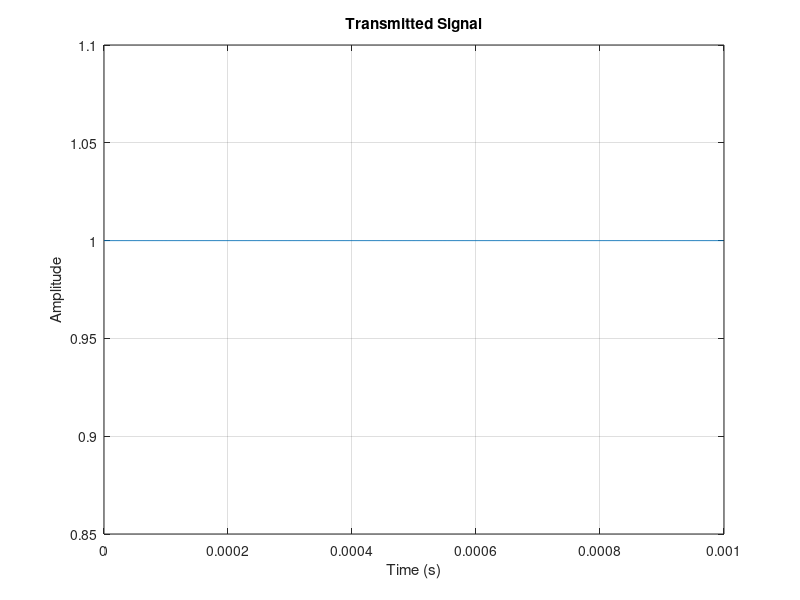
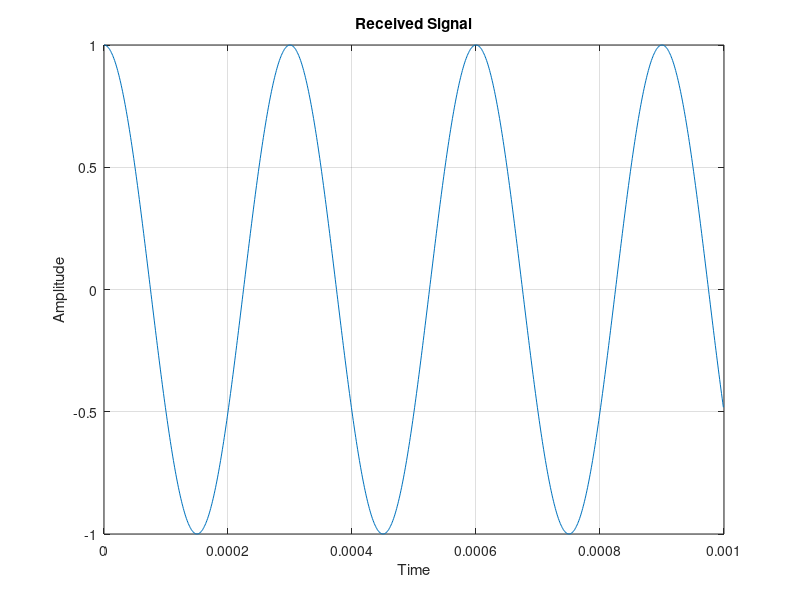
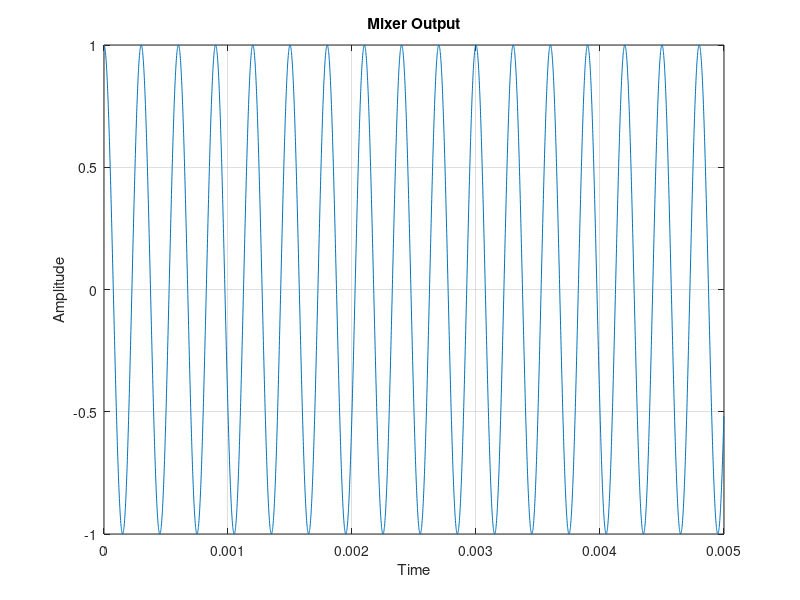
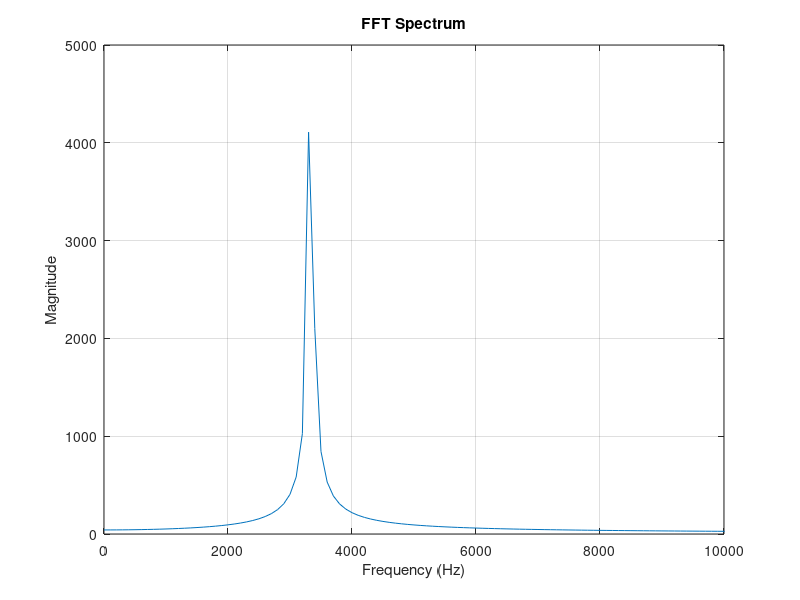

Source code (MATLAB) for these figures, in order:
clc;
clear;
close all;

%% Radar Parameters

fc = 10e9;          % 10 GHz carrier
A = 1;

%% Simulation Parameters

fs = 1e6;           % Sampling frequency
T = 0.01;           % Observation time

t = 0:1/fs:T;

%% Transmitted Signal

tx = A*cos(2*pi*fc*t);

%% Plot

figure;
plot(t(1:1000),tx(1:1000));
xlabel('Time (s)');
ylabel('Amplitude');
title('Transmitted Signal');
grid on;

%% Aircraft Parameters

V = 100;                % m/s

theta = 60*pi/180;      % beam angle

c = 3e8;                % speed of light

lambda = c/fc;

fd = (2*V*cos(theta))/lambda;

disp(['Doppler Frequency = ',num2str(fd),' Hz'])

%% Received Signal

rx = A*cos(2*pi*(fc+fd)*t);

figure;
plot(t(1:1000),rx(1:1000));

xlabel('Time');
ylabel('Amplitude');

title('Received Signal');
grid on;

%% Mixing

beat = tx .* rx;

figure;
plot(t(1:5000),beat(1:5000));

title('Mixer Output');
xlabel('Time');
ylabel('Amplitude');
grid on;

%% FFT

N = length(beat);

FFT_BEAT = fft(beat);

freq = (0:N-1)*(fs/N);

figure;

plot(freq,abs(FFT_BEAT));

xlim([0 10000]);

xlabel('Frequency (Hz)');
ylabel('Magnitude');

title('FFT Spectrum');
grid on;

%% Peak Detection

[~,index] = max(abs(FFT_BEAT));

fd_est = freq(index);

disp(['Estimated Doppler Frequency = ', ...
    num2str(fd_est),' Hz']);

%% Velocity Estimation

V_est = (fd_est*lambda)/(2*cos(theta));

disp(['Estimated Velocity = ', ...
    num2str(V_est),' m/s']);

%% AWGN

SNR = 10;

rx_noisy = awgn(rx,SNR,'measured');

%realistic noisy signal
figure;
plot(t(1:1000), rx_noisy(1:1000));
title('Realistic (Noisy) Received Signal');

beat_noisy = tx .* rx_noisy;
FFT_NOISY = fft(beat_noisy);

figure;

plot(freq,abs(FFT_NOISY));

xlim([0 10000]);

title('FFT with Noise');

xlabel('Frequency');

ylabel('Magnitude');

grid on;

%% Aircraft True Motion

Vx_true = 100;      % m/s
Vy_true = 20;       % m/s

%% Radar

fc = 10e9;
c = 3e8;
lambda = c/fc;

gamma = 60*pi/180;
beta = 45*pi/180;


T = 20;

dt = 0.1;

t = 0:dt:T;

Vx_true = 100 + 20*sin(0.2*t);

Vy_true = 15*cos(0.1*t);

Vz_true = 25*cos(0.05*t);

%% True Accelerations

Ax_true = gradient(Vx_true,dt);

Ay_true = gradient(Vy_true,dt);

Az_true = gradient(Vz_true,dt);

%% INS Measurements

INS_sigma = 0.2;

Ax_INS = Ax_true + INS_sigma*randn(size(t));

Ay_INS = Ay_true + INS_sigma*randn(size(t));

Az_INS = Az_true + INS_sigma*randn(size(t));

figure;

plot(t,Ax_true,'k','LineWidth',2);
hold on;

plot(t,Ax_INS,'r.');

legend('True','INS');

xlabel('Time (s)');
ylabel('Acceleration (m/s^2)');

title('INS Longitudinal Acceleration');

grid on;


%Aircraft Attitude Effects

Roll  = 5*sin(0.05*t);

Pitch = 3*cos(0.04*t);

Yaw   = 2*sin(0.03*t);

Roll_r  = deg2rad(Roll);

Pitch_r = deg2rad(Pitch);

Yaw_r   = deg2rad(Yaw);

figure;

plot(t,Roll,'LineWidth',2);
hold on;

plot(t,Pitch,'LineWidth',2);

plot(t,Yaw,'LineWidth',2);

legend('Roll','Pitch','Yaw');

xlabel('Time (s)');
ylabel('Angle (deg)');

title('Aircraft Attitude');

grid on;
%% Altitude Profile

Altitude = zeros(size(t));

Altitude(1) = 1000;

for k = 2:length(t)

    Altitude(k) = Altitude(k-1) + ...
        Vz_true(k-1)*dt;

end

for k=1:length(t)

    gamma_eff = gamma + Pitch_r(k);

    beta_eff  = beta  + Roll_r(k);

    B = lambda/(8*sin(gamma_eff)*cos(beta_eff));

    C = lambda/(8*sin(gamma_eff)*sin(beta_eff));

    D = lambda/(8*cos(gamma_eff));

    gamma_eff_hist(k)=gamma_eff;
beta_eff_hist(k)=beta_eff;

    % fd1(k) = (2/lambda)*( ...
    %       Vx_true(k)*sin(gamma)*cos(beta)+ ...
    %       Vy_true(k)*sin(gamma)*sin(beta)+ ...
    %       Vz_true(k)*cos(gamma));
    fd1(k) = (2/lambda)*( ...
        Vx_true(k)*sin(gamma_eff)*cos(beta_eff)+ ...
        Vy_true(k)*sin(gamma_eff)*sin(beta_eff)+ ...
        Vz_true(k)*cos(gamma_eff));

% fd2(k) = (2/lambda)*( ...
%           Vx_true(k)*sin(gamma)*cos(beta)- ...
%           Vy_true(k)*sin(gamma)*sin(beta)+ ...
%           Vz_true(k)*cos(gamma));
fd2(k) = (2/lambda)*( ...
    Vx_true(k)*sin(gamma_eff)*cos(beta_eff)- ...
    Vy_true(k)*sin(gamma_eff)*sin(beta_eff)+ ...
    Vz_true(k)*cos(gamma_eff));

% fd3(k) = (2/lambda)*( ...
%          -Vx_true(k)*sin(gamma)*cos(beta)+ ...
%           Vy_true(k)*sin(gamma)*sin(beta)+ ...
%           Vz_true(k)*cos(gamma));
fd3(k) = (2/lambda)*( ...
    -Vx_true(k)*sin(gamma_eff)*cos(beta_eff)+ ...
    Vy_true(k)*sin(gamma_eff)*sin(beta_eff)+ ...
    Vz_true(k)*cos(gamma_eff));

% fd4(k) = (2/lambda)*( ...
%          -Vx_true(k)*sin(gamma)*cos(beta)- ...
%           Vy_true(k)*sin(gamma)*sin(beta)+ ...
%           Vz_true(k)*cos(gamma));
fd4(k) = (2/lambda)*( ...
    -Vx_true(k)*sin(gamma_eff)*cos(beta_eff)- ...
    Vy_true(k)*sin(gamma_eff)*sin(beta_eff)+ ...
    Vz_true(k)*cos(gamma_eff));

end

for k=1:length(t)

    % Vx_est(k)=A*(fd1(k)+fd2(k));
    % 
    % Vy_est(k)=A*(fd1(k)-fd2(k));

    Vx_est(k)=B*( ...
        fd1(k)+fd2(k)-fd3(k)-fd4(k));

    Vy_est(k)=C*( ...
        fd1(k)-fd2(k)+fd3(k)-fd4(k));

    Vz_est(k)=D*( ...
        fd1(k)+fd2(k)+fd3(k)+fd4(k));

end

figure;

plot(t,Vx_true,'LineWidth',2);
hold on;

plot(t,Vx_est,'--','LineWidth',2);

legend('True','Estimated');

xlabel('Time');
ylabel('Velocity');

title('Forward Velocity');
grid on;


%% Altitude Plot

figure;

plot(t,Altitude,'LineWidth',2);

grid on;

xlabel('Time (s)');
ylabel('Altitude (m)');

title('Aircraft Altitude Profile');

SNR_dB = 10;

%% Altitude Dependent SNR Parameters

SNR_ref = 20;

Altitude_ref = 1000;

%% Terrain Reflectivity

TerrainGain = ...
    1 + ...
    0.4*sin(0.03*t) + ...
    0.2*cos(0.07*t);

figure;

plot(t,TerrainGain,'LineWidth',2);

grid on;

xlabel('Time (s)');
ylabel('Terrain Gain');

title('Terrain Reflectivity Model');

for k = 1:length(t)

    signal_power1 = fd1(k)^2;
    noise_power1 = signal_power1/(10^(SNR_dB/10));
    sigma1 = sqrt(noise_power1);

    signal_power2 = fd2(k)^2;
    noise_power2 = signal_power2/(10^(SNR_dB/10));
    sigma2 = sqrt(noise_power2);

    % fd1_m(k) = fd1(k) + sigma1*randn;
    % fd2_m(k) = fd2(k) + sigma2*randn;
        fd1_true = fd1(k);
        fd2_true = fd2(k);
        fd3_true = fd3(k);
        fd4_true = fd4(k);
        % SNR_dB = SNR_ref ...
        %     - 40*log10(Altitude(k)/Altitude_ref);
        SNR_dB = ...
            SNR_ref ...
            - 40*log10(Altitude(k)/Altitude_ref) ...
            + 20*log10(abs(TerrainGain(k)));


        SNR_hist(k) = SNR_dB;
        t_local = 0:1/fs:0.01;
        % t_local = 0:1/fs:0.05;
        rx1 = exp(1j*2*pi*fd1_true*t_local);

rx2 = exp(1j*2*pi*fd2_true*t_local);

rx3 = exp(1j*2*pi*fd3_true*t_local);

rx4 = exp(1j*2*pi*fd4_true*t_local);

        rx1_noisy = awgn(rx1,SNR_dB,'measured');
        rx2_noisy = awgn(rx2,SNR_dB,'measured');
        rx3_noisy = awgn(rx3,SNR_dB,'measured');
        rx4_noisy = awgn(rx4,SNR_dB,'measured');

        FFT1 = fftshift(abs(fft(rx1_noisy)));

FFT2 = fftshift(abs(fft(rx2_noisy)));

FFT3 = fftshift(abs(fft(rx3_noisy)));

FFT4 = fftshift(abs(fft(rx4_noisy)));
        N = length(FFT1);

        f_axis = (-N/2:N/2-1)*(fs/N);
        [~,idx1] = max(FFT1);

if idx1>1 && idx1<length(FFT1)

    alpha = FFT1(idx1-1);
    beta_fft = FFT1(idx1);
    gamma_fft = FFT1(idx1+1);

    p = 0.5*(alpha-gamma_fft) / ...
       (alpha - 2*beta_fft + gamma_fft);
    

else

    p = 0;

end

fd1_est = f_axis(idx1) + p*(fs/N);

        [~,idx2] = max(FFT2);

if idx2>1 && idx2<length(FFT1)

    alpha = FFT2(idx2-1);
    beta_fft = FFT2(idx2);
    gamma_fft = FFT2(idx2+1);

    p = 0.5*(alpha-gamma_fft) / ...
       (alpha - 2*beta_fft + gamma_fft);

else

    p = 0;

end

fd2_est = f_axis(idx2) + p*(fs/N);

        [~,idx3] = max(FFT3);

if idx3>1 && idx3<length(FFT3)

    alpha = FFT3(idx3-1);
    beta_fft = FFT3(idx3);
    gamma_fft = FFT3(idx3+1);

    p = 0.5*(alpha-gamma_fft) / ...
       (alpha - 2*beta_fft + gamma_fft);

else

    p = 0;

end

fd3_est = f_axis(idx3) + p*(fs/N);

        [~,idx4] = max(FFT4);

if idx4>1 && idx4<length(FFT4)

    alpha = FFT4(idx4-1);
    beta_fft = FFT4(idx4);
    gamma_fft = FFT4(idx4+1);

    p = 0.5*(alpha-gamma_fft) / ...
       (alpha - 2*beta_fft + gamma_fft);

else

    p = 0;

end

fd4_est = f_axis(idx4) + p*(fs/N);

        fd1_fft(k) = fd1_est;
        fd2_fft(k) = fd2_est;
        fd3_fft(k)=fd3_est;
        fd4_fft(k)=fd4_est;
        if k==1

            fprintf('\n');

            fprintf('fd1_est = %.2f Hz\n',fd1_est);
            fprintf('fd2_est = %.2f Hz\n',fd2_est);
            fprintf('fd3_est = %.2f Hz\n',fd3_est);
            fprintf('fd4_est = %.2f Hz\n',fd4_est);

        end

        %% 3D Velocity Solver

%        B = lambda/(8*sin(gamma)*cos(beta));
% 
% C = lambda/(8*sin(gamma)*sin(beta));
% 
% D = lambda/(8*cos(gamma));

B = lambda/( ...
    8*sin(gamma_eff_hist(k))* ...
    cos(beta_eff_hist(k)));

C = lambda/( ...
    8*sin(gamma_eff_hist(k))* ...
    sin(beta_eff_hist(k)));

D = lambda/( ...
    8*cos(gamma_eff_hist(k)));

Vx_meas(k)=B*( ...
              fd1_est + fd2_est ...
             -fd3_est - fd4_est );

Vy_meas(k)=C*( ...
              fd1_est - fd2_est ...
             +fd3_est - fd4_est );

Vz_meas(k)=D*( ...
              fd1_est + fd2_est ...
             +fd3_est + fd4_est );

end
fprintf('\nMeasured Vx (first sample) = %.2f\n',Vx_meas(1));
fprintf('Measured Vy (first sample) = %.2f\n',Vy_meas(1));
%% Dynamic SNR Plot

figure;

plot(t,SNR_hist,'LineWidth',2);

grid on;

xlabel('Time (s)');
ylabel('SNR (dB)');

title('Altitude Dependent SNR');


%EKF

% F = eye(3);
F = [1 0 0 dt 0  0
    0 1 0 0  dt 0
    0 0 1 0  0  dt
    0 0 0 1  0  0
    0 0 0 0  1  0
    0 0 0 0  0  1];

% H = eye(3);
H = [1 0 0 0 0 0
     0 1 0 0 0 0
     0 0 1 0 0 0
     0 0 0 1 0 0
     0 0 0 0 1 0
     0 0 0 0 0 1];

% xhat = [Vx_meas(1);
%         Vy_meas(1);
%         Vz_meas(1)];

xhat = [Vx_meas(1);
    Vy_meas(1);
    Vz_meas(1);
    0;
    0;
    0];

% P = eye(3);
P = eye(6);

% Q = 0.5*eye(3);
Q = diag([0.1 0.1 0.1 ...
    0.5 0.5 0.5]);

% R = 2*eye(3);
R = diag([ ...
          1 1 1 ...
          0.2 0.2 0.2 ]);


for k=1:length(t)

    z = [Vx_meas(k);
     Vy_meas(k);
     Vz_meas(k);
     Ax_INS(k);
     Ay_INS(k);
     Az_INS(k)];

    %% Prediction

    xpred = F*xhat;

    Ppred = F*P*F' + Q;

    %% Gain

    K = Ppred*H'/(H*Ppred*H'+R);

    %% Update

    xhat = xpred + K*(z-H*xpred);

    % P = (eye(3)-K*H)*Ppred;
    P = (eye(6)-K*H)*Ppred;

    % Vx_EKF(k)=xhat(1);
    % Vy_EKF(k)=xhat(2);
    % Vz_EKF(k)=xhat(3);

    Vx_EKF(k)=xhat(1);

    Vy_EKF(k)=xhat(2);

    Vz_EKF(k)=xhat(3);

    Ax_EKF(k)=xhat(4);

    Ay_EKF(k)=xhat(5);

    Az_EKF(k)=xhat(6);

end

%% Altitude Estimation

Altitude_EKF = zeros(size(t));

Altitude_EKF(1)=Altitude(1);

for k=2:length(t)

    Altitude_EKF(k)= ...
        Altitude_EKF(k-1)+ ...
        Vz_EKF(k-1)*dt;

end


%% Doppler Frequency Error

Error_fd1 = fd1 - fd1_fft;
Error_fd2 = fd2 - fd2_fft;

RMSE_fd1 = sqrt(mean(Error_fd1.^2));
RMSE_fd2 = sqrt(mean(Error_fd2.^2));

fprintf('\n');
fprintf('fd1 RMSE = %.3f Hz\n',RMSE_fd1);
fprintf('fd2 RMSE = %.3f Hz\n',RMSE_fd2);
figure;

plot(t,Error_fd1,'LineWidth',2);
grid on;

xlabel('Time (s)');
ylabel('Frequency Error (Hz)');
title('Beam 1 Doppler Error');

figure;

plot(t,Error_fd2,'LineWidth',2);
grid on;

xlabel('Time (s)');
ylabel('Frequency Error (Hz)');
title('Beam 2 Doppler Error');

%%%%%%%

figure;

plot(t,Vx_true,'k','LineWidth',2);
hold on;

plot(t,Vx_meas,'r.');

plot(t,Vx_EKF,'b','LineWidth',2);

legend('True','Measured','EKF');

grid on;

figure;

plot(t,Vy_true,'k','LineWidth',2);
hold on;

plot(t,Vy_meas,'r.');

plot(t,Vy_EKF,'b','LineWidth',2);

legend('True','Measured','EKF');

xlabel('Time (s)');
ylabel('Vy (m/s)');
title('Lateral Velocity Estimation');

grid on;

figure;

plot(t,Vz_true,'k','LineWidth',2);
hold on;

plot(t,Vz_meas,'r.');

plot(t,Vz_EKF,'b','LineWidth',2);

legend('True','Measured','EKF');

xlabel('Time (s)');
ylabel('Vz (m/s)');

title('Vertical Velocity Estimation');

grid on;

figure;

plot(t,Ax_true,'k','LineWidth',2);
hold on;

plot(t,Ax_INS,'r.');

plot(t,Ax_EKF,'b','LineWidth',2);

legend('True','INS','EKF');

xlabel('Time (s)');
ylabel('Acceleration (m/s^2)');

title('INS Acceleration Fusion');

grid on;

%% RMSE

RMSE_Vx_Meas = sqrt(mean((Vx_true - Vx_meas).^2));
RMSE_Vx_EKF  = sqrt(mean((Vx_true - Vx_EKF).^2));

RMSE_Vy_Meas = sqrt(mean((Vy_true - Vy_meas).^2));
RMSE_Vy_EKF  = sqrt(mean((Vy_true - Vy_EKF).^2));

fprintf('\n');
fprintf('Vx Measurement RMSE = %.3f m/s\n',RMSE_Vx_Meas);
fprintf('Vx EKF RMSE         = %.3f m/s\n',RMSE_Vx_EKF);

fprintf('\n');

fprintf('Vy Measurement RMSE = %.3f m/s\n',RMSE_Vy_Meas);
fprintf('Vy EKF RMSE         = %.3f m/s\n',RMSE_Vy_EKF);

RMSE_Vz_Meas = ...
    sqrt(mean((Vz_true-Vz_meas).^2));

RMSE_Vz_EKF = ...
    sqrt(mean((Vz_true-Vz_EKF).^2));

fprintf('\n');

fprintf('Vz Measurement RMSE = %.3f m/s\n', ...
    RMSE_Vz_Meas);

fprintf('Vz EKF RMSE = %.3f m/s\n', ...
    RMSE_Vz_EKF);

% Ground speed tracking
GS_true = sqrt(Vx_true.^2 + Vy_true.^2);

GS_EKF = sqrt(Vx_EKF.^2 + Vy_EKF.^2);

figure;

plot(t,GS_true,'k','LineWidth',2);
hold on;

plot(t,GS_EKF,'b','LineWidth',2);

legend('True','EKF');

xlabel('Time (s)');
ylabel('Ground Speed (m/s)');

title('Ground Speed Estimation');

grid on;

%%Altitude plot

figure;

plot(t,Altitude,'k','LineWidth',2);
hold on;

plot(t,Altitude_EKF,'b','LineWidth',2);

legend('True','Estimated');

xlabel('Time (s)');
ylabel('Altitude (m)');

title('Altitude Estimation');

grid on;

%Drift angle tracking
Drift_true = atan2d(Vy_true,Vx_true);

Drift_EKF = atan2d(Vy_EKF,Vx_EKF);

figure;

plot(t,Drift_true,'k','LineWidth',2);
hold on;

plot(t,Drift_EKF,'b','LineWidth',2);

legend('True','EKF');

xlabel('Time (s)');
ylabel('Drift Angle (deg)');

title('Drift Angle Estimation');

grid on;

%quantitative accuracy measurement
%% RMSE Analysis

RMSE_Vx_Meas = sqrt(mean((Vx_true - Vx_meas).^2));
RMSE_Vx_EKF  = sqrt(mean((Vx_true - Vx_EKF).^2));

RMSE_Vy_Meas = sqrt(mean((Vy_true - Vy_meas).^2));
RMSE_Vy_EKF  = sqrt(mean((Vy_true - Vy_EKF).^2));

GS_true = sqrt(Vx_true.^2 + Vy_true.^2);
GS_meas = sqrt(Vx_meas.^2 + Vy_meas.^2);
GS_EKF  = sqrt(Vx_EKF.^2 + Vy_EKF.^2);

RMSE_GS_Meas = sqrt(mean((GS_true - GS_meas).^2));
RMSE_GS_EKF  = sqrt(mean((GS_true - GS_EKF).^2));

fprintf('\n========== RMSE RESULTS ==========\n');

fprintf('Vx Measurement RMSE = %.3f m/s\n',RMSE_Vx_Meas);
fprintf('Vx EKF RMSE         = %.3f m/s\n\n',RMSE_Vx_EKF);

fprintf('Vy Measurement RMSE = %.3f m/s\n',RMSE_Vy_Meas);
fprintf('Vy EKF RMSE         = %.3f m/s\n\n',RMSE_Vy_EKF);

fprintf('Ground Speed Measurement RMSE = %.3f m/s\n',RMSE_GS_Meas);
fprintf('Ground Speed EKF RMSE         = %.3f m/s\n',RMSE_GS_EKF);


%Error plots
Error_Vx = Vx_true - Vx_EKF;
Error_Vy = Vy_true - Vy_EKF;

figure;
plot(t,Error_Vx,'LineWidth',2);
grid on;
xlabel('Time (s)');
ylabel('Error (m/s)');
title('Vx Estimation Error');

figure;
plot(t,Error_Vy,'LineWidth',2);
grid on;
xlabel('Time (s)');
ylabel('Error (m/s)');
title('Vy Estimation Error');

%mean error analysis
Mean_Vx_Error = mean(Error_Vx);
Mean_Vy_Error = mean(Error_Vy);

fprintf('\n');
fprintf('Mean Vx Error = %.4f m/s\n',Mean_Vx_Error);
fprintf('Mean Vy Error = %.4f m/s\n',Mean_Vy_Error);

%Maximum error analysis
Max_Vx_Error = max(abs(Error_Vx));
Max_Vy_Error = max(abs(Error_Vy));

fprintf('Max Vx Error = %.4f m/s\n',Max_Vx_Error);
fprintf('Max Vy Error = %.4f m/s\n',Max_Vy_Error);
